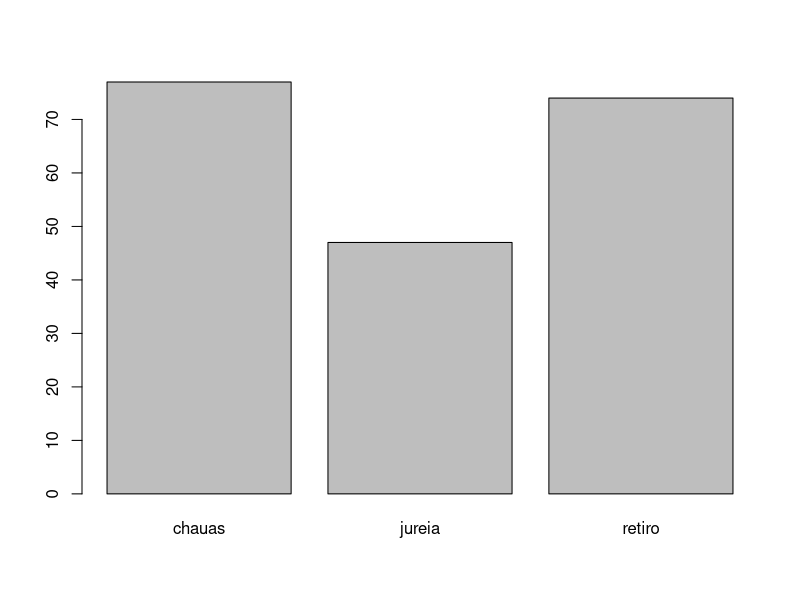
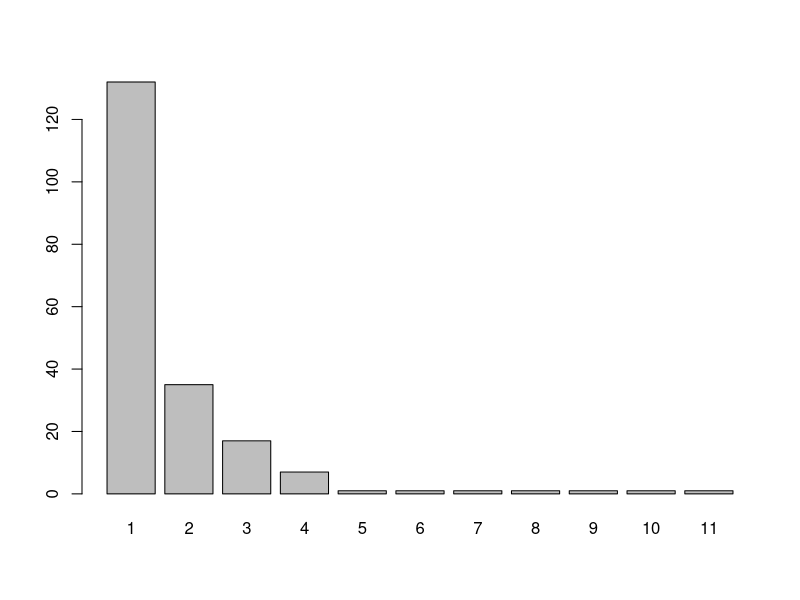
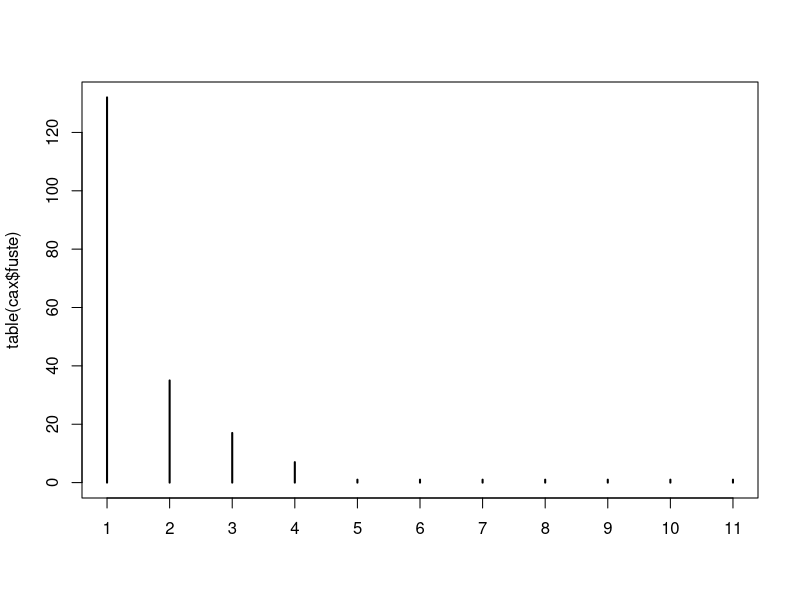
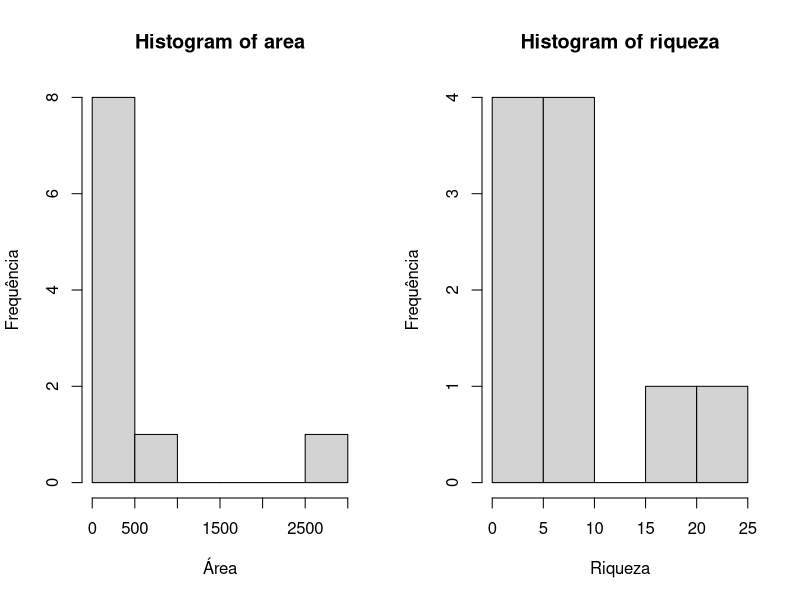
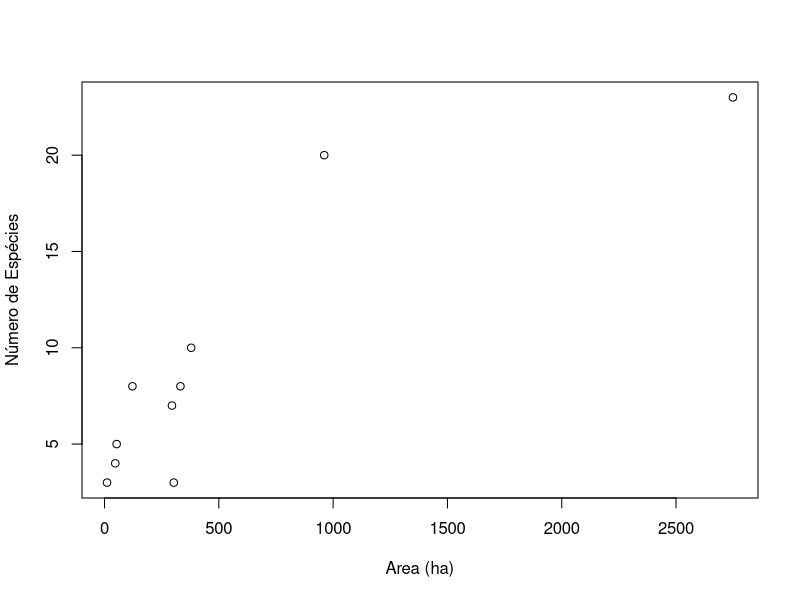
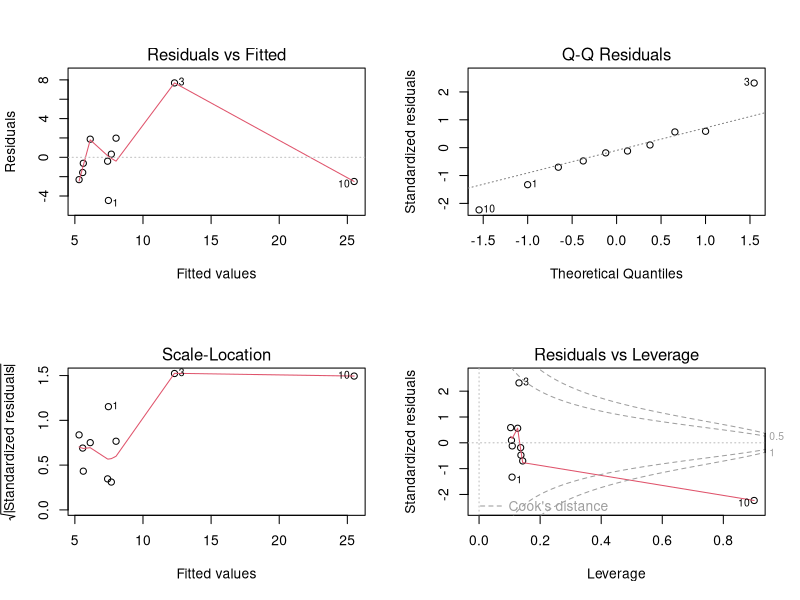
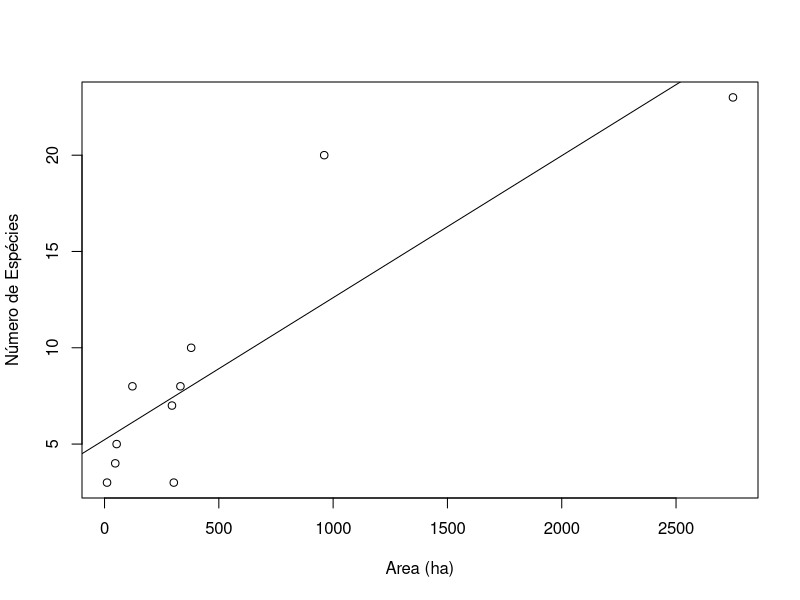
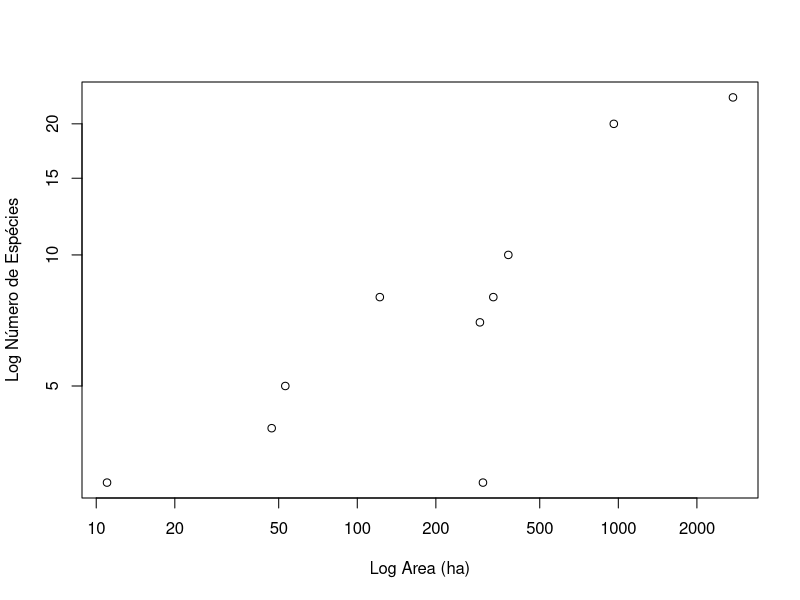

Reproduce these figures in R, in order.
## ---- chunk 1
# use a função getwd para checar o diretorio de trabalho
getwd()
## ---- chunk 2
# use a função setwd para definir o diretório que você irá trabalhar
# este exemplo, funciona para o meu caso, encontre o caminho que funciona para o seu
#setwd("/home/sara/Dropbox/posdoc/disciplina_modelagem/atividadesR/praticas")
## ---- chunk 3
# use a função getwd para checar o diretorio de trabalho
getwd()
## ---- chunk 4
# use a função dir para checar os arquivios que estão no diretorio de trabalho
dir()
## ---- chunk 5
# para listar os objetos existentes na sua área de trabalho (deve estar vazio)
ls()
## ---- chunk 6
citation()
## ---- chunk 7
# cria o objeto 'a' que recebe a raiz quadrada de 4
a <- sqrt(4)
# cria o objeto 'b' que recebe a raiz quadrada de 4
b = sqrt(4)
# cria o objeto 'c' que recebe a raiz quadrada de 4
sqrt(4) -> c
## ---- chunk 8
# visualizando o objeto 'a'
a
# visualizando o objeto 'b'
b
# visualizando o objeto 'c'
c
## ---- chunk 9
# listando todos os objetos da área de trabalho, agora deve aparecer os objetos criados
ls()
## ---- chunk 10
# criando o objeto a que recebe a raiz quadrada de 4
a <- sqrt(4)
# visualizando o objeto 'a'
a
# criando um novo objeto 'a' que recebe o número '100'
a <- 10^2
# visualizando o novo objeto 'a'
a
## ---- chunk 11
# para acessar a pagina de ajuda de uma função usamos a função 'help'
help(mean)
## ---- chunk 12
# uma outra forma de acessar a página de 'ajuda'
?mean
## ---- chunk 13
# estamos atribuindo ao objeto cax a planilha em csv
cax = read.csv(file="dados/exemplo-caixeta.csv")
## ---- chunk 14
cax
## ---- chunk 15
# para visualizar as apenas as seis primeiras linhas do objeto
head(cax)
## ---- chunk 16
# checando a estrutura do objeto
str(cax)
## ---- chunk 17
# sumário das variáveis do objeto cax
summary(cax)
## ---- chunk 18
# para selecionar a coluna 'local' do objeto 'cax'
cax$local
# para selecionar a coluna 'cap' do objeto 'cap'
cax$cap
## ---- chunk 19
pi                                        # constante universal PI

cax$dap = (cax$cap/10) / pi               # cálculo do DAP (cm) a partir do CAP (mm)

cax$g = (pi/4) * (cax$dap/100)^2          # cálculo da área transversal (m2) a partir do DAP (cm)

cax$vol.cilindrico = cax$g * (cax$h/10)   # cálculo do volume cilíndrico a partir da área transv. e da altura (dm)

# inspecionando novamente as seis primeiras linhas, agora com as novas colunas
head(cax)
## ---- chunk 20
table(cax$local)
## ---- chunk 21
table(cax$local, cax$parcela)
## ---- chunk 22
table(cax$especie, cax$local)
## ---- chunk 23
# um grafico de barras
barplot(table(cax$local))
## ---- chunk 24
#grafico de barras
barplot(table(cax$fuste))
## ---- chunk 25
# com a funcao 'plot'
plot(table(cax$fuste))
## ---- chunk 26
area <- c(303, 379, 961, 295, 332, 47,  122, 11, 53, 2749)
riqueza <- c(3, 10, 20, 7, 8, 4, 8, 3, 5, 23)
## ---- chunk 27
area
riqueza
## ---- chunk 28
summary(area)
summary(riqueza)
## ---- chunk 29
par(mfrow=c(1,2)) # define duas janelas gráficas, 1 linha e 2 colunas
hist(area, xlab="Área", ylab="Frequência")
hist(riqueza, xlab="Riqueza", ylab="Frequência")
par(mfrow=c(1,1))
## ---- chunk 30
mean(x=area)
## ---- chunk 31
varea <- var(area)
varea
## ---- chunk 32
sd(x=area)
## ---- chunk 33
mean(riqueza)
## ---- chunk 34
sd(riqueza)
## ---- chunk 35
plot(x=area, y=riqueza, xlab="Area (ha)", ylab="Número de Espécies")
## ---- chunk 36
modelo1 <- lm(riqueza~area)
## ---- chunk 37
summary(modelo1)
## ---- chunk 38
previsto <- fitted(modelo1)
## ---- chunk 39
riqueza - previsto
## ---- chunk 40
residuals(modelo1)
## ---- chunk 41
par(mfrow=c(2,2)) # comando para criar 4 janelas gráficas, 2 linhas, 2 colunas
plot(modelo1)
par(mfrow=c(1,1)) # comando para retornar à configuração original de 1 janela gráfica
## ---- chunk 42
plot(x=area, y=riqueza, xlab="Area (ha)", ylab="Número de Espécies")
abline(modelo1)
## ---- chunk 43
plot(x=area, y=riqueza, xlab="Log Area (ha)", ylab="Log Número de Espécies", log="xy")
## ---- chunk 44
plot(x=log(area), y=log(riqueza), xlab="Log Area (ha)", ylab="Log Número de Espécies")
## ---- chunk 45
modelo2 <- lm(log(riqueza,base=10)~log(area,base=10))
summary(modelo2)
## ---- chunk 46
par(mfrow=c(2,2))
plot(modelo2)
par(mfrow=c(1,1))

## ---- chunk 47
plot(riqueza~area, xlab="Log Area (ha)", ylab="Log Número de Espécies", log="xy")
abline(modelo2)
